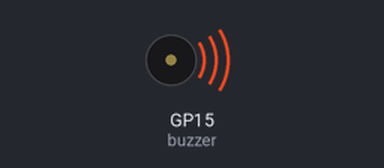
Simulated run of this program. Board: Raspberry Pi Pico running MicroPython. On the bench: buzzer (waves = sounding).

Above: at 0.5 s.
Timing chart, 0 to 4.6 s (numbered marks = the images above):
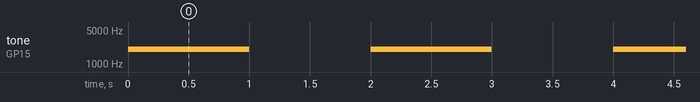

Measured:
- by itself, tone on GP15 (buzzer): alternates 2000 Hz for 1.0 s and silent for 1.0 s

The program:

Buzzer.py
```python
from machine import Pin, PWM
from time import sleep

buzzer = PWM(Pin(15))
buzzer.freq(2000)  # Frequência de 2kHz, ajuste conforme necessário

while True:
    buzzer.duty_u16(20000)  # Volume moderado
    sleep(1)
    buzzer.duty_u16(0)      # Desliga o buzzer
    sleep(1)
```
